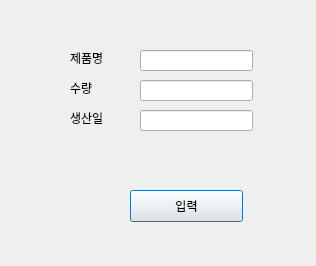
<?xml version="1.0" encoding="UTF-8"?>
<ui version="4.0">
 <class>Dialog</class>
 <widget class="QDialog" name="Dialog">
  <property name="geometry">
   <rect>
    <x>0</x>
    <y>0</y>
    <width>316</width>
    <height>266</height>
   </rect>
  </property>
  <property name="windowTitle">
   <string>Dialog</string>
  </property>
  <widget class="QLabel" name="label">
   <property name="geometry">
    <rect>
     <x>70</x>
     <y>50</y>
     <width>60</width>
     <height>16</height>
    </rect>
   </property>
   <property name="text">
    <string>제품명</string>
   </property>
  </widget>
  <widget class="QLabel" name="label_2">
   <property name="geometry">
    <rect>
     <x>70</x>
     <y>80</y>
     <width>60</width>
     <height>16</height>
    </rect>
   </property>
   <property name="text">
    <string>수량</string>
   </property>
  </widget>
  <widget class="QLabel" name="label_3">
   <property name="geometry">
    <rect>
     <x>70</x>
     <y>110</y>
     <width>60</width>
     <height>16</height>
    </rect>
   </property>
   <property name="text">
    <string>생산일</string>
   </property>
  </widget>
  <widget class="QLineEdit" name="lineEdit">
   <property name="geometry">
    <rect>
     <x>140</x>
     <y>50</y>
     <width>113</width>
     <height>21</height>
    </rect>
   </property>
  </widget>
  <widget class="QLineEdit" name="lineEdit_2">
   <property name="geometry">
    <rect>
     <x>140</x>
     <y>80</y>
     <width>113</width>
     <height>21</height>
    </rect>
   </property>
  </widget>
  <widget class="QLineEdit" name="lineEdit_3">
   <property name="geometry">
    <rect>
     <x>140</x>
     <y>110</y>
     <width>113</width>
     <height>21</height>
    </rect>
   </property>
  </widget>
  <widget class="QPushButton" name="pushButton">
   <property name="geometry">
    <rect>
     <x>130</x>
     <y>190</y>
     <width>113</width>
     <height>32</height>
    </rect>
   </property>
   <property name="text">
    <string>입력</string>
   </property>
  </widget>
 </widget>
 <resources/>
 <connections/>
</ui>
